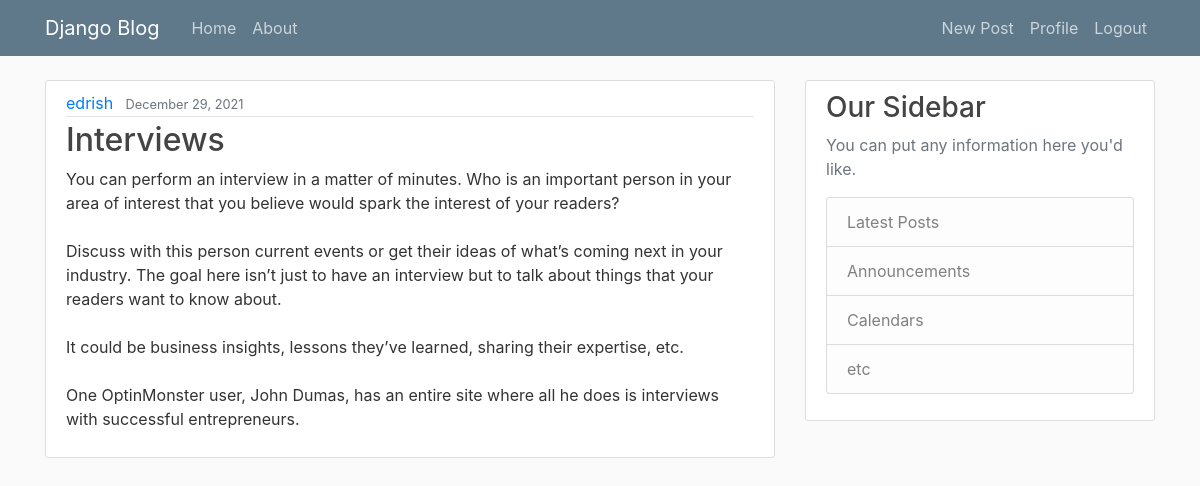
The page / (signed in) on the database its author committed.
### blog/models.py (models this page shows, shortened)
class Post(models.Model):
    title = models.CharField(max_length=100)
    content = models.TextField()
    date_posted = models.DateTimeField(default=timezone.now)
    author = models.ForeignKey(User, on_delete=models.CASCADE)

### blog/views.py (the view)
# urls.py: path('', PostListView.as_view(), name='blog-home'),
class PostListView(ListView):
    model = Post
    template_name = 'blog/home.html'  # <app>/<model>_<viewtype>.html
    context_object_name = 'posts'
    ordering = ['-date_posted']
    paginate_by = 5

### blog/templates/blog/home.html
{% extends "blog/base.html" %}
{% block content %}
    {% for post in posts %}
        <article class="media content-section">
          <div class="media-body">
            <div class="article-metadata">
              <a class="mr-2" href="#">{{ post.author }}</a>
              <small class="text-muted">{{ post.date_posted|date:"F d, Y" }}</small>
            </div>
            <h2><a class="article-title" href="#">{{ post.title }}</a></h2>
            <p class="article-content">{{ post.content }}</p>
          </div>
        </article>
    {% endfor %}
{% endblock content %}

### blog/static/blog/main.css (style rules this page uses)
body { background: #fafafa; color: #333333; margin-top: 5rem; }
h1, h2, h3, h4, h5, h6 { color: #444444; }
.content-section { background: #ffffff; padding: 10px 20px; border: 1px solid #dddddd; border-radius: 3px; margin-bottom: 20px; }
.article-title { color: #444444; }
.article-content { white-space: pre-line; }
.article-metadata { padding-bottom: 1px; margin-bottom: 4px; border-bottom: 1px solid #e3e3e3 }

### rows shown on the page
Post: author "edrish", date_posted "December 29, 2021", title "Interviews", content "You can perform an interview in a matter of minutes. Who is an important person in your area of interest that you believe would spark the interest of your readers? Discuss with this person current events or get their ideas of what’s coming next in your industry. The goal here isn’t just to have an interview but to talk about things that your readers want to know about. It could be business insights, lessons they’ve learned, sharing their expertise, etc. One OptinMonster user, John Dumas, has an entire site where all he does is interviews with successful entrepreneurs."
